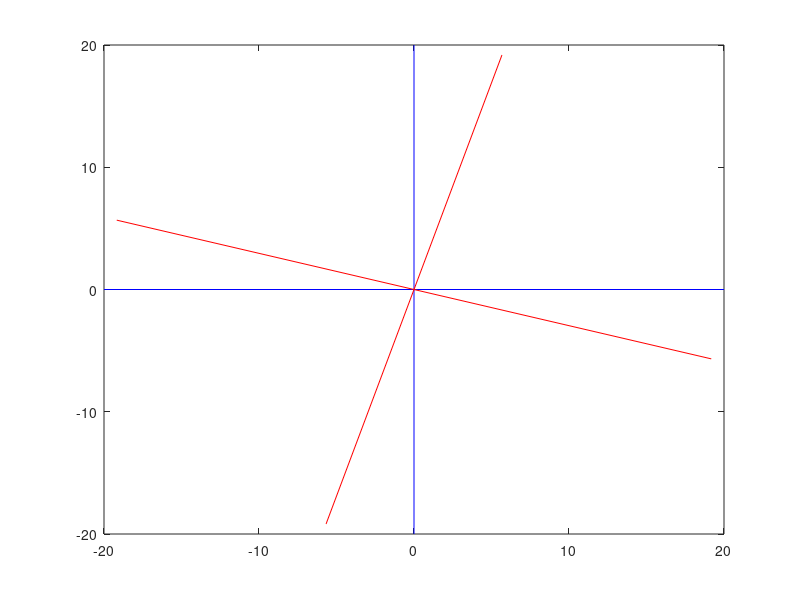

This chart was generated by the following MATLAB code:
%Program to perform 2D coordinate rotation transformation

%Let actual object P be a Quad
%For coordinates of the given Quad P
fprintf('Entering input regarding the actual Quad object: \n'); 
for i=1:4
    fprintf('Enter x coordinate of pt.%d: ', i);
    x(i) = input('');
    fprintf('Enter y coordinate of pt.%d: ', i);
    y(i) = input('');
end

%Creating the given Quad P
P = ones(3,4);

P(1,:)=x;
P(2,:)=y;

%Entering info about translating vector
fprintf('\nAngle of rotation w.r.t +ve x-axis(in radians):');
t = input('');

%Creating rotation matrix
Rt = [cos(t) sin(t) 0; -1*sin(t) cos(t) 0];

fill(P(1,:),P(2,:),'m');
hold on;

%Plotting actual line
line([-20,20],[0,0], 'Color', 'blue');
line([0,0],[-20,20], 'Color', 'blue');

fill(P(1,:), P(2,:), 'y');

%Line Matrix(For Axes)
%For x-axis
xL = [-20 20; 0 0; 1 1];
%For y-axis
yL = [0 0; -20 20; 1 1];

%Creating transformed rotated Line Matrices
%For x-axis
xT = Rt*xL;
%For y-axis
yT = Rt*yL;

%Plotting transformed line
line(xT(1,:), xT(2,:) , 'Color', 'red');
line(yT(1,:), yT(2,:) , 'Color', 'red');

%End of program